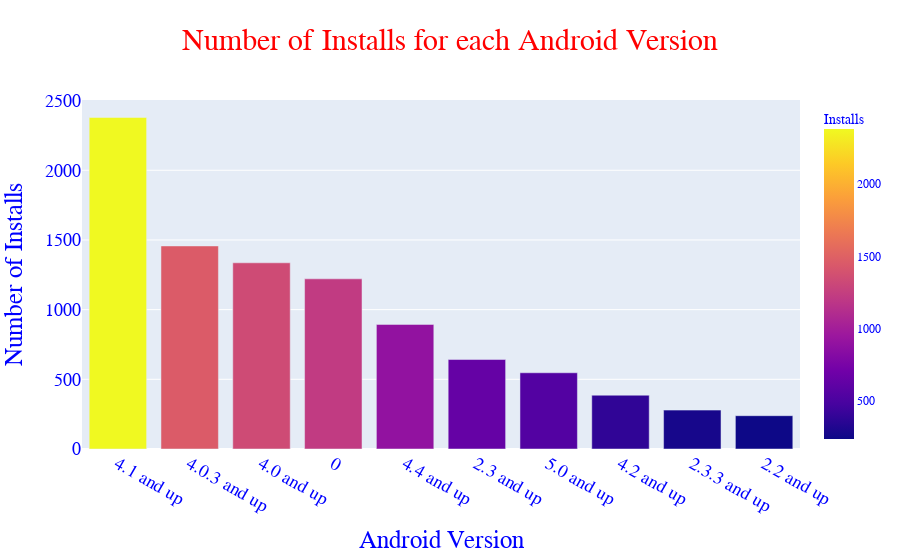

Notebook code for this chart:
### Code cell
l_fig=px.bar(version, x='Android Ver', y='Installs', color='Installs', title='Number of Installs for each Android Version')
l_fig.update_layout(
    font_family="Times New Roman",
    font_color="blue",
    title_font_family="Times New Roman",
    title_font_color="red",
    title_font_size=30,
    title_x=0.5,
    xaxis_title="Android Version",
    xaxis_title_font_size=25,
    legend_title_font_color="green",
    yaxis_title="Number of Installs",
    yaxis_title_font_size=25,
    xaxis_tickfont_size=18,
    yaxis_tickfont_size=18
)
l_fig.show()

### Figure 1 — Plotly figure (JSON) as saved in the notebook; plotly's stock layout.template omitted (floating-point values rounded to 4 significant figures)
{"data": [{"alignmentgroup": "True", "hovertemplate": "Android Ver=%{x}<br>Installs=%{marker.color}<extra></extra>", "legendgroup": "", "marker": {"color": [2379, 1457, 1336, 1221, 894, 642, 547, 386, 279, 239], "coloraxis": "coloraxis", "pattern": {"shape": ""}}, "name": "", "offsetgroup": "", "orientation": "v", "showlegend": false, "textposition": "auto", "type": "bar", "x": ["4.1 and up", "4.0.3 and up", "4.0 and up", 0, "4.4 and up", "2.3 and up", "5.0 and up", "4.2 and up", "2.3.3 and up", "2.2 and up"], "xaxis": "x", "y": [2379, 1457, 1336, 1221, 894, 642, 547, 386, 279, 239], "yaxis": "y"}], "layout": {"barmode": "relative", "coloraxis": {"colorbar": {"title": {"text": "Installs"}}, "colorscale": [[0, "#0d0887"], [0.1111, "#46039f"], [0.2222, "#7201a8"], [0.3333, "#9c179e"], [0.4444, "#bd3786"], [0.5556, "#d8576b"], [0.6667, "#ed7953"], [0.7778, "#fb9f3a"], [0.8889, "#fdca26"], [1, "#f0f921"]]}, "font": {"color": "blue", "family": "Times New Roman"}, "legend": {"title": {"font": {"color": "green"}}, "tracegroupgap": 0}, "title": {"font": {"color": "red", "family": "Times New Roman", "size": 30}, "text": "Number of Installs for each Android Version", "x": 0.5}, "xaxis": {"anchor": "y", "domain": [0, 1], "tickfont": {"size": 18}, "title": {"font": {"size": 25}, "text": "Android Version"}}, "yaxis": {"anchor": "x", "domain": [0, 1], "tickfont": {"size": 18}, "title": {"font": {"size": 25}, "text": "Number of Installs"}}}}
